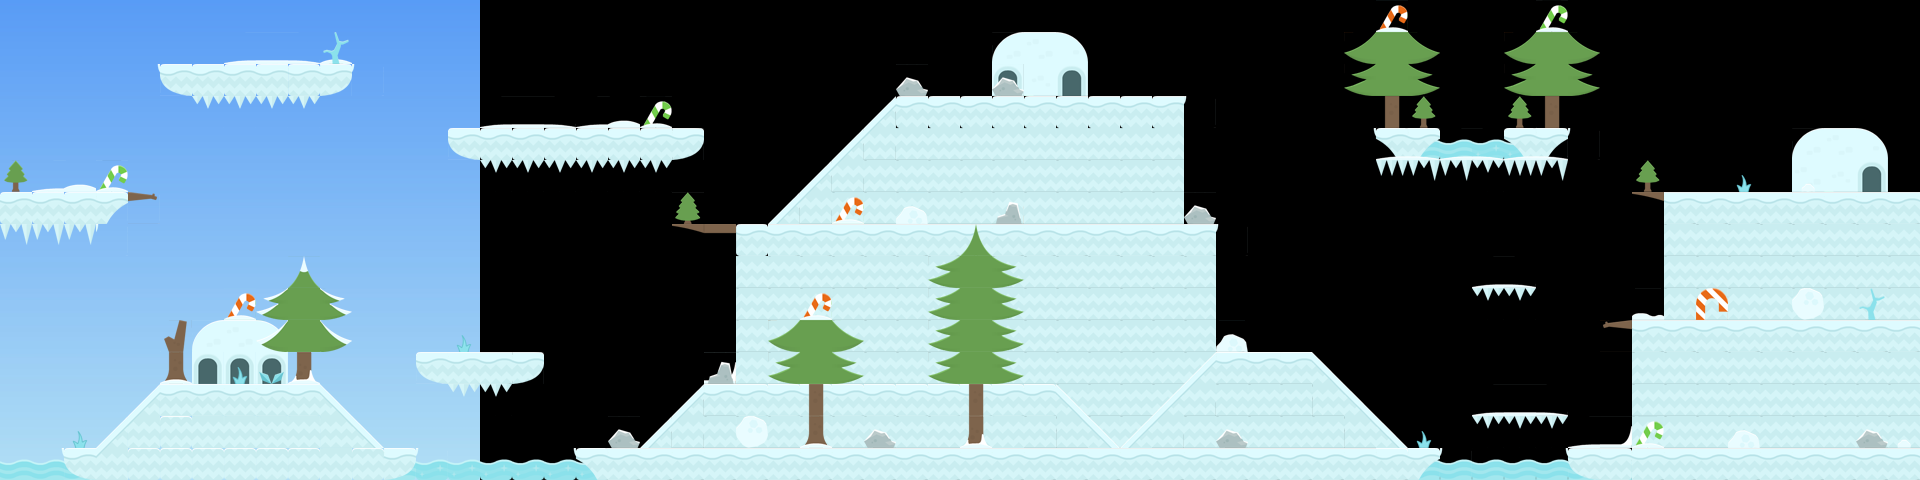

Tiled map render using the project's own tile images. Description and the map definition, with tile-layer contents summarised, below:
An orthogonal 60x15 tile map with 32x32 px tiles, 5 tile layers (ocean, snowyland, snowyland2, house, ...), 2 tilesets, 1 image layer and 67 objects (18x CoinEntity, 7x DeathEntity, 7x EnemyEntity, 2x MagicItemEntity, TimerEntity, ...).

<map version="1.0" tiledversion="1.0.3" orientation="orthogonal" renderorder="right-down" width="60" height="15" tilewidth="32" tileheight="32" nextobjectid="116">
 <properties>
  <property name="ratio" type="float" value="0.85" />
 </properties>
 <tileset firstgid="1" source="area03_level_tiles.tsx" />
 <tileset firstgid="99" source="area02_level_tiles.tsx" />
 <imagelayer name="image">
  <image source="../img/gui/snowbackground1.png" width="480" height="480" />
 </imagelayer>
 <layer name="ocean" width="60" height="15">
  <data>[900 cells, 45 non-empty, 6 distinct tile ids]</data>
 </layer>
 <layer name="snowyland" width="60" height="15">
  <data>[900 cells, 374 non-empty, 26 distinct tile ids]</data>
 </layer>
 <layer name="snowyland2" width="60" height="15">
  <data>[900 cells, 14 non-empty, 7 distinct tile ids]</data>
 </layer>
 <layer name="house" width="60" height="15">
  <data>[900 cells, 18 non-empty, 6 distinct tile ids]</data>
 </layer>
 <layer name="decoration" width="60" height="15">
  <data>[900 cells, 95 non-empty, 37 distinct tile ids]</data>
 </layer>
 <objectgroup name="DeathEntity">
  <object id="81" name="DeathEntity" x="1442.67" y="476.67">
   <polyline points="0,0 124,0" />
  </object>
  <object id="82" name="DeathEntity" x="417.333" y="478.667">
   <polyline points="0,0 160,-1.33333" />
  </object>
  <object id="83" name="DeathEntity" x="94.6667" y="240">
   <polyline points="0,0 -93.3333,0" />
  </object>
  <object id="84" name="DeathEntity" x="192" y="99.667">
   <polyline points="0,0 128,1.33333" />
  </object>
  <object id="85" name="DeathEntity" x="481.333" y="161">
   <polyline points="0,0 189.333,0" />
  </object>
  <object id="87" name="DeathEntity" x="1.33333" y="478.667">
   <polyline points="0,0 61.3333,0" />
  </object>
  <object id="105" name="DeathEntity" x="1377.51" y="165.657">
   <polyline points="0,0 190.018,-0.0133333" />
  </object>
 </objectgroup>
 <objectgroup name="enemies">
  <object id="39" name="EnemyEntity" x="539" y="65.33" width="128" height="64" />
  <object id="40" name="EnemyEntity" x="197.333" y="321" width="88" height="64">
   <properties>
    <property name="image" type="file" value="../img/characters/snail.png" />
   </properties>
  </object>
  <object id="41" name="EnemyEntity" x="725" y="407" width="328" height="40">
   <properties>
    <property name="image" type="file" value="../img/characters/snail.png" />
   </properties>
  </object>
  <object id="43" name="EnemyEntity" x="945.333" y="158.67" width="128" height="64" />
  <object id="96" name="EnemyEntity" x="1665" y="254" width="254" height="64" />
  <object id="97" name="EnemyEntity" x="1665.5" y="128" width="254" height="64" />
  <object id="98" name="EnemyEntity" x="1668.5" y="385" width="249" height="64" />
 </objectgroup>
 <objectgroup name="CoinEntity">
  <object id="54" name="CoinEntity" x="42.6667" y="346.667" width="32" height="32" rotation="-315">
   <properties>
    <property name="image" type="file" value="../img/items/green_radish_sm.png" />
   </properties>
  </object>
  <object id="56" name="CoinEntity" x="128" y="108" width="32" height="32" rotation="-315">
   <properties>
    <property name="image" type="file" value="../img/items/green_radish_sm.png" />
   </properties>
  </object>
  <object id="57" name="CoinEntity" x="221.333" y="9.33333" width="32" height="32" rotation="-315">
   <properties>
    <property name="image" type="file" value="../img/items/green_radish_sm.png" />
   </properties>
  </object>
  <object id="60" name="CoinEntity" x="442.667" y="41.3333" width="32" height="32" rotation="-315">
   <properties>
    <property name="image" type="file" value="../img/items/green_radish_sm.png" />
   </properties>
  </object>
  <object id="63" name="CoinEntity" x="512.354" y="306.015" width="32" height="32" rotation="-315">
   <properties>
    <property name="image" type="file" value="../img/items/green_radish_sm.png" />
   </properties>
  </object>
  <object id="65" name="CoinEntity" x="504.148" y="392.109" width="32" height="32" rotation="-315">
   <properties>
    <property name="image" type="file" value="../img/items/green_radish_sm.png" />
   </properties>
  </object>
  <object id="66" name="CoinEntity" x="868" y="292" width="32" height="32" rotation="-315">
   <properties>
    <property name="image" type="file" value="../img/items/green_radish_sm.png" />
   </properties>
  </object>
  <object id="67" name="CoinEntity" x="552.043" y="391.712" width="32" height="32" rotation="-315">
   <properties>
    <property name="image" type="file" value="../img/items/green_radish_sm.png" />
   </properties>
  </object>
  <object id="68" name="CoinEntity" x="973.333" y="49.3333" width="32" height="32" rotation="-315">
   <properties>
    <property name="image" type="file" value="../img/items/green_radish_sm.png" />
   </properties>
  </object>
  <object id="69" name="CoinEntity" x="1229.33" y="46.6667" width="32" height="32" rotation="-315">
   <properties>
    <property name="image" type="file" value="../img/items/green_radish_sm.png" />
   </properties>
  </object>
  <object id="70" name="CoinEntity" x="1118.97" y="178.897" width="32" height="32" rotation="-315">
   <properties>
    <property name="image" type="file" value="../img/items/green_radish_sm.png" />
   </properties>
  </object>
  <object id="71" name="CoinEntity" x="1251.71" y="232.724" width="32" height="32" rotation="-315">
   <properties>
    <property name="image" type="file" value="../img/items/green_radish_sm.png" />
   </properties>
  </object>
  <object id="72" name="CoinEntity" x="1252" y="288" width="32" height="32" rotation="-315">
   <properties>
    <property name="image" type="file" value="../img/items/green_radish_sm.png" />
   </properties>
  </object>
  <object id="73" name="CoinEntity" x="1245.33" y="396" width="32" height="32" rotation="-315">
   <properties>
    <property name="image" type="file" value="../img/items/green_radish_sm.png" />
   </properties>
  </object>
  <object id="74" name="CoinEntity" x="1478.05" y="235.133" width="32" height="32" rotation="-315">
   <properties>
    <property name="image" type="file" value="../img/items/green_radish_sm.png" />
   </properties>
  </object>
  <object id="75" name="CoinEntity" x="1431.33" y="235.544" width="32" height="32" rotation="-315">
   <properties>
    <property name="image" type="file" value="../img/items/green_radish_sm.png" />
   </properties>
  </object>
  <object id="76" name="CoinEntity" x="1525.04" y="235.944" width="32" height="32" rotation="-315">
   <properties>
    <property name="image" type="file" value="../img/items/green_radish_sm.png" />
   </properties>
  </object>
  <object id="77" name="CoinEntity" x="1572.72" y="235.8" width="32" height="32" rotation="-315">
   <properties>
    <property name="image" type="file" value="../img/items/green_radish_sm.png" />
   </properties>
  </object>
 </objectgroup>
 <objectgroup name="TimerEntity">
  <object id="108" name="TimerEntity" x="1344.11" y="213.268" width="64" height="64" rotation="-315">
   <properties>
    <property name="image" value="/Users/michaelwang/Documents/workspace/SJSU/CMPE202_Diablo/data/img/items/timer.png" />
   </properties>
  </object>
 </objectgroup>
 <objectgroup name="MagicItem">
  <object id="111" name="MagicItemEntity" x="351.78" y="159.614" width="64" height="64" rotation="-315">
   <properties>
    <property name="image" value="/Users/michaelwang/Documents/workspace/SJSU/CMPE202_Diablo/data/img/items/red_radish_sm.png" />
   </properties>
  </object>
  </objectgroup>
 <objectgroup name="players">
  <!-- 32 objects omitted --></objectgroup>
 <objectgroup name="collision">
  <!-- 31 objects omitted --></objectgroup>
 <objectgroup name="WinEntity">
  <!-- 1 objects omitted --></objectgroup>
</map>
<!-- 33 of 67 objects omitted -->
